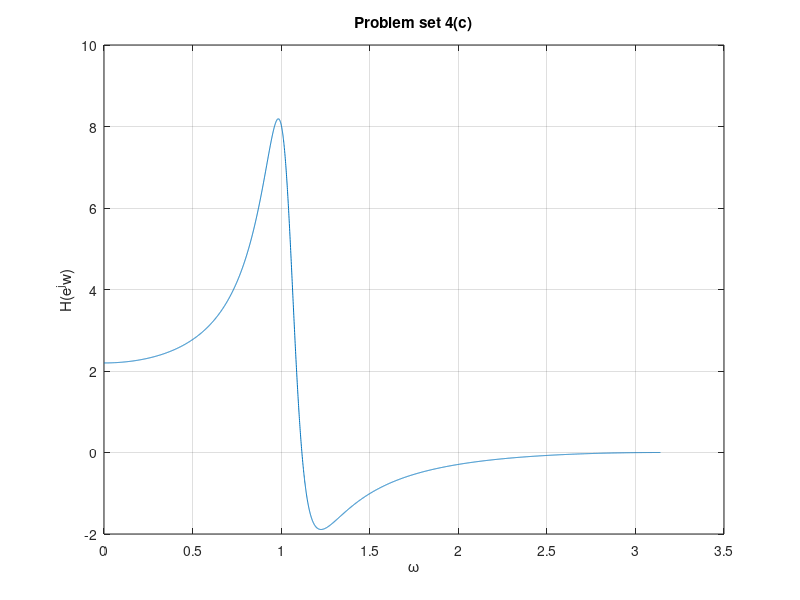

MATLAB code for this plot:
a = [1 -0.9 0.81];
b = [1 1 0];
[H,omega] = freqz(b,a,4096);

plot(omega,H)
grid on
title('Problem set 4(c)')
xlabel('\omega');
ylabel('H(e^jw)')
